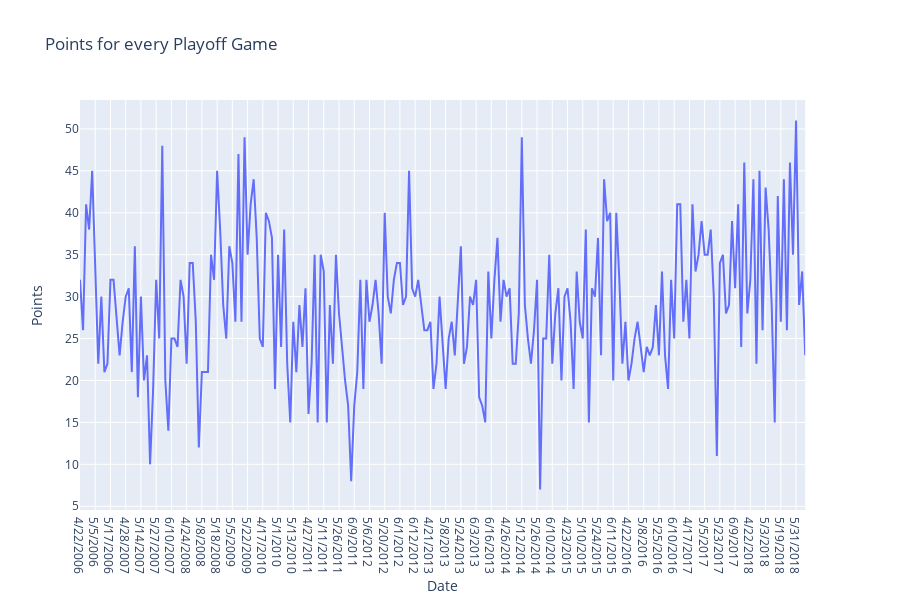

Here is the notebook cell this chart was saved with:
### Code cell
import pandas as pd
import plotly.express as px
df=pd.read_csv("C:\\Users\\Eric Gao\\Downloads\\Webscraping\\lebron.csv",skiprows=1)
df.columns=df.columns.str.strip()
df=df.fillna(0)
pd.set_option('display.max_columns', 400)
#fig=px.scatter(df,x="Date",y="Points")
fig=px.line(df,x="Date",y="Points",title="Points for every Playoff Game")
fig.show() #Career Playoff Points in every game
# Seems like most of points in between 20-35 range.
df.Points.mean()
# Lot of highs and lows
# Career high in a finals game on 5/31/18 wih 51
# Career low on 6/7/2011 with 8

### Figure 1 — Plotly figure (JSON) as saved in the notebook; plotly's stock layout.template omitted (floating-point values rounded to 4 significant figures; data arrays with more than 128 entries replaced by an {"elided": "..."} marker saying what was removed)
{"data": [{"hoverlabel": {"namelength": 0}, "hovertemplate": "Date=%{x}<br>Points=%{y}", "legendgroup": "", "line": {"color": "#636efa", "dash": "solid"}, "mode": "lines", "name": "", "showlegend": false, "type": "scatter", "x": {"elided": "239 str values"}, "xaxis": "x", "y": {"elided": "239 int values"}, "yaxis": "y"}], "layout": {"height": 600, "legend": {"tracegroupgap": 0}, "title": {"text": "Points for every Playoff Game"}, "xaxis": {"anchor": "y", "domain": [0, 0.98], "title": {"text": "Date"}}, "yaxis": {"anchor": "x", "domain": [0, 1], "title": {"text": "Points"}}}}
